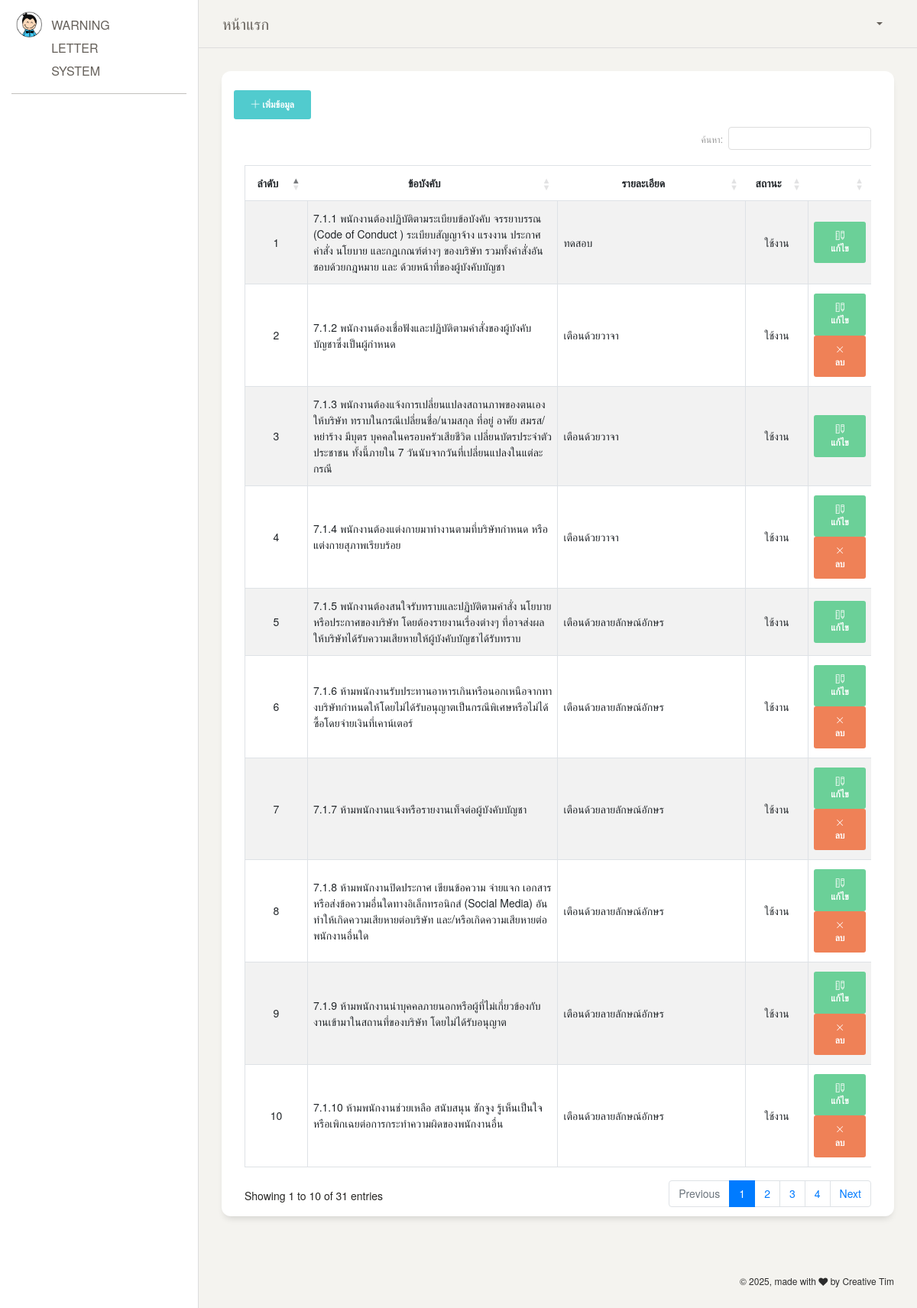
The page /form/RulePage.php on the database its author committed.
### tables this page shows
CREATE TABLE `m_rule` (
  `rule_id` int(11) NOT NULL,
  `rule_name` varchar(255) DEFAULT NULL,
  `rule_status` varchar(1) DEFAULT NULL,
  `rule_detail` text DEFAULT NULL
);

### include/db_function.php (called while the page is built, shortened)
<?php
include("connect.php");
function db_query($sql, $show_sql = 'N')
{
    global $conn;
    $array = array();
    $result = mysqli_query($conn, $sql);
    while ($obj = mysqli_fetch_assoc($result)) {
        $array[] = $obj;
    }
    return $array;
}
function db_getData($sql, $target)
{
    global $conn;
    $result = mysqli_query($conn, $sql);
    $obj = mysqli_fetch_assoc($result);
    return $obj[$target];
}

### controller/rule.class.php (called while the page is built, shortened)
<?php
class Rule
{
    public static function ListRule($flags = '')
    {
        $reponse = db_query("SELECT * FROM m_rule WHERE 1=1 $filter  order by rule_id ASC");
        return $reponse;
    }
}

### form/RulePage.php (the view, shortened to what this page needs)
<?php
include("../include/header.php");
?>
<body class="">
    <div class="wrapper ">
        <?php include("../include/sidebar.php");
        include("../include/navbar.php");
        ?>
        <div class="content">
            <div class="row">
                <div class="col-md-12">
                    <div class="card ">
                        <div class="card-body ">
                            <button type="button" class="btn btn-primary" data-toggle="modal" data-target="#exampleModal" onclick="AddData('add')">
                                <i class="nc-icon nc-simple-add"></i> เพิ่มข้อมูล
                            </button>
                            <table id="example" class="table table-striped table-bordered" style="width:100%">
                                <thead>
                                    <tr class="text-center">
                                        <th class="text-center" width="10%">ลำดับ</th>
                                        <th class="text-center" width="40%">ข้อบังคับ</th>
                                        <th class="text-center" width="30%">รายละเอียด</th>
                                        <th class="text-center" width="10%">สถานะ</th>
                                        <th class="text-center" width="10%"></th>
                                    </tr>
                                </thead>
                                <tbody>
                                    <?php
                                    $ressponse = Rule::ListRule();
                                    $i = 1;
                                    foreach ($ressponse as $key => $value) {
                                    ?>
                                        <tr>
                                            <td align="center"><?php echo $i; ?></td>
                                            <td>
                                                <?php echo $value['rule_name']; ?>
                                            </td>
                                            <td><?php echo $value['rule_detail']; ?></td>
                                            <td align="center"><?php echo $value['rule_status'] == "Y" ? "ใช้งาน" : "ไม่ใช้งาน"; ?></td>
                                            <td>
                                                <button type="button" class="btn btn-success" data-toggle="modal" data-target="#exampleModal" id="btnEdit<?php echo $value['rule_id']; ?>" onclick="EditData('edit','<?php echo $value['rule_id']; ?>')" data-name="<?php echo $value['rule_name']; ?>" data-rule_status="<?php echo $value['rule_status']; ?>" data-detail="<?php echo base64_encode($value['rule_detail']); ?>"><i class="nc-icon nc-ruler-pencil"></i> แก้ไข</button>
                                                <?php
                                                $count = db_getData("SELECT COUNT(1) as C FROM frm_letter_rule WHERE rule_id='" . $value['rule_id'] . "'", "C");
                                                if ($count == 0) {
                                                ?>
                                                    <button type="button" class="btn btn-danger" onclick="DeleteData('delete','<?php echo $value['rule_id']; ?>')"> <i class="nc-icon nc-simple-remove"></i> ลบ</button>
                                                <?php } ?>
                                            </td>
                                        </tr>
                                    <?php
                                        $i++;
                                    }
                                    ?>
                                </tbody>
                            </table>
                        </div>
                    </div>
                </div>
            </div>
        </div>
        <?php include("../include/footer.php"); ?>
    </div>
    </div>
</body>
</html>

### include/header.php (shortened to what this page needs)
<!DOCTYPE html>
<html lang="en">
<head>
  <link href="../assets/css/main.css" rel="stylesheet" />
  <link href="../assets/css/font-awesom.min.css" rel="stylesheet">
  <link href="../assets/css/bootstrap.min.css" rel="stylesheet" />
   <link href="../assets/css/dataTables.bootstrap4.css" rel="stylesheet" />
   <link href="../assets/css/twitter-bootstrap.css" rel="stylesheet" />
   <link href="../assets/css/DataTable.css" rel="stylesheet" />
   <link href="../assets/css/font-awesom.min.css" rel="stylesheet" />
  <link href="../assets/css/paper-dashboard.css?v=2.0.1" rel="stylesheet" />
  <link href="../assets/demo/demo.css" rel="stylesheet" />
  <link href="../assets/css/select2.min.css" rel="stylesheet" />
  <link href="../assets/css/quill.snow.css" rel="stylesheet" />
  <link href="../assets/css/gijgo.min.css" rel="stylesheet" />
</head>

### include/sidebar.php (shortened to what this page needs)
<div class="sidebar" data-color="white" data-active-color="danger">
  <div class="logo">
  <a href="../form/frmSend.php?menu_id=0" class="simple-text logo-mini">
      <div class="logo-image-small">
        <img src="../assets/img/logo-small.png">
      </div>
    </a>
    <a href="../form/frmSend.php?menu_id=0" class="simple-text logo-normal">
    Warning <br>Letter<br>System
    </a>
  </div>
  <div class="sidebar-wrapper">
  </div>
</div>

### include/navbar.php (shortened to what this page needs)
<div class="main-panel">
    <nav class="navbar navbar-expand-lg navbar-absolute fixed-top navbar-transparent">
        <div class="container-fluid">
            <div class="navbar-wrapper">
                <a class="navbar-brand" href="javascript:;"><?php
                                                            if ($_GET['proc'] == 'view') {
                                                                echo "รายละเอียด";
                                                            } else                                                            if ($_GET['menu_id'] == "") {
                                                                echo "หน้าแรก";
                                                            } else {
                                                                echo $_SESSION['menu'][$_GET['menu_id']]['menu_name'];
                                                            }
                                                            ?></a>
            </div>
            <div class="collapse navbar-collapse justify-content-end" id="navigation">
                <ul class="navbar-nav">
                    <li class="nav-item btn-rotate dropdown">
                        <a class="nav-link dropdown-toggle" href="#" id="navbarDropdownMenuLink" data-toggle="dropdown" aria-haspopup="true" aria-expanded="false">
                        </a>
                    </li>
                </ul>
            </div>
        </div>
    </nav>

### include/footer.php (shortened to what this page needs)
<footer class="footer footer-black  footer-white ">
    <div class="container-fluid">
        <div class="row">
            <div class="credits ml-auto">
                <span class="copyright">
                    © , made with <i class="fa fa-heart heart"></i> by Creative Tim
                </span>
            </div>
        </div>
    </div>
</footer>

### assets/css/DataTable.css (style rules this page uses)
table.dataTable { clear: both; margin-top: 15px !important; margin-bottom: 15px !important; max-width: none !important; border-collapse: separate !important; }
table.dataTable td, table.dataTable th { -webkit-box-sizing: content-box; box-sizing: content-box; }
table.dataTable thead>tr>th.sorting_asc, table.dataTable thead>tr>th.sorting_desc, table.dataTable thead>tr>th.sorting, table.dataTable thead>tr>td.sorting_asc, table.dataTable thead>tr>td.sorting_desc, table.dataTable thead>tr>td.sorting { padding-right: 30px; }
table.dataTable thead .sorting, table.dataTable thead .sorting_asc, table.dataTable thead .sorting_desc, table.dataTable thead .sorting_asc_disabled, table.dataTable thead .sorting_desc_disabled { cursor: pointer; position: relative; }
table.dataTable thead .sorting:before, table.dataTable thead .sorting:after, table.dataTable thead .sorting_asc:before, table.dataTable thead .sorting_asc:after, table.dataTable thead .sorting_desc:before, table.dataTable thead .sorting_desc:after, table.dataTable thead .sorting_asc_disabled:before, table.dataTable thead .sorting_asc_disabled:after, table.dataTable thead .sorting_desc_disabled:before, table.dataTable thead .sorting_desc_disabled:after { position: absolute; bottom: 0.9em; display: block; opacity: 0.5; }
table.dataTable thead .sorting:before, table.dataTable thead .sorting_asc:before, table.dataTable thead .sorting_desc:before, table.dataTable thead .sorting_asc_disabled:before, table.dataTable thead .sorting_desc_disabled:before { right: 1em; content: "\2191"; font-size: 15px; }
table.dataTable thead .sorting:after, table.dataTable thead .sorting_asc:after, table.dataTable thead .sorting_desc:after, table.dataTable thead .sorting_asc_disabled:after, table.dataTable thead .sorting_desc_disabled:after { right: 0.5em; content: "\2193"; font-size: 15px; }
table.dataTable thead .sorting_asc:before, table.dataTable thead .sorting_desc:after { opacity: 1; }
table.table-bordered.dataTable th, table.table-bordered.dataTable td { border-left-width: 0; }
table.table-bordered.dataTable th:last-child, table.table-bordered.dataTable td:last-child { border-right-width: 0; }
table.table-bordered.dataTable tbody th, table.table-bordered.dataTable tbody td { border-bottom-width: 0; }

### rows shown on the page
m_rule: rule_name "7.1.1 พนักงานต้องปฏิบัติตามระเบียบข้อบังคับ จรรยาบรรณ (Code of Conduct ) ระเบียบสัญญาจ้าง แรงงาน ประกาศ คําสั่ง นโยบาย และกฎเกณฑ์ต่างๆ ของบริษัท รวมทั้งคําสั่งอันชอบด้วยกฎหมาย และ ด้วยหน้าที่ของผู้บังคับบัญชา", rule_detail "ทดสอบ", rule_status "ใช้งาน"
m_rule: rule_name "7.1.2 พนักงานต้องเชื่อฟังและปฏิบัติตามคําสั่งของผู้บังคับบัญชาซึ่งเป็นผู้กําหนด", rule_detail "เตือนด้วยวาจา", rule_status "ใช้งาน"
m_rule: rule_name "7.1.3 พนักงานต้องแจ้งการเปลี่ยนแปลงสถานภาพของตนเองให้บริษัท ทราบในกรณีเปลี่ยนชื่อ/นามสกุล ที่อยู่ อาศัย สมรส/หย่าร้าง มีบุตร บุคคลในครอบครัวเสียชีวิต เปลี่ยนบัตรประจําตัวประชาชน ทั้งนี้ภายใน 7 วันนับจากวันที่เปลี่ยนแปลงในแต่ละกรณี", rule_detail "เตือนด้วยวาจา", rule_status "ใช้งาน"
m_rule: rule_name "7.1.4 พนักงานต้องแต่งกายมาทํางานตามที่บริษัทกําหนด หรือแต่งกายสุภาพเรียบร้อย", rule_detail "เตือนด้วยวาจา", rule_status "ใช้งาน"
m_rule: rule_name "7.1.5 พนักงานต้องสนใจรับทราบและปฏิบัติตามคําสั่ง นโยบาย หรือประกาศของบริษัท โดยต้องรายงานเรื่องต่างๆ ที่อาจส่งผลให้บริษัทได้รับความเสียหายให้ผู้บังคับบัญชาได้รับทราบ", rule_detail "เตือนด้วยลายลักษณ์อักษร", rule_status "ใช้งาน"
m_rule: rule_name "7.1.6 ห้ามพนักงานรับประทานอาหารเกินหรือนอกเหนือจากทางบริษัทกําหนดให้โดยไม่ได้รับอนุญาตเป็นกรณีพิเศษหรือไม่ได้ซื้อโดยจ่ายเงินที่เคาน์เตอร์", rule_detail "เตือนด้วยลายลักษณ์อักษร", rule_status "ใช้งาน"
m_rule: rule_name "7.1.7 ห้ามพนักงานแจ้งหรือรายงานเท็จต่อผู้บังคับบัญชา", rule_detail "เตือนด้วยลายลักษณ์อักษร", rule_status "ใช้งาน"
m_rule: rule_name "7.1.8 ห้ามพนักงานปิดประกาศ เขียนข้อความ จ่ายแจก เอกสาร หรือส่งข้อความอื่นใดทางอิเล็กทรอนิกส์ (Social Media) อันทําให้เกิดความเสียหายต่อบริษัท และ/หรือเกิดความเสียหายต่อพนักงานอื่นใด", rule_detail "เตือนด้วยลายลักษณ์อักษร", rule_status "ใช้งาน"
m_rule: rule_name "7.1.9 ห้ามพนักงานนําบุคคลภายนอกหรือผู้ที่ไม่เกี่ยวข้องกับงานเข้ามาในสถานที่ของบริษัท โดยไม่ได้รับอนุญาต", rule_detail "เตือนด้วยลายลักษณ์อักษร", rule_status "ใช้งาน"
m_rule: rule_name "7.1.10 ห้ามพนักงานช่วยเหลือ สนับสนุน ชักจูง รู้เห็นเป็นใจ หรือเพิกเฉยต่อการกระทําความผิดของพนักงานอื่น", rule_detail "เตือนด้วยลายลักษณ์อักษร", rule_status "ใช้งาน"
